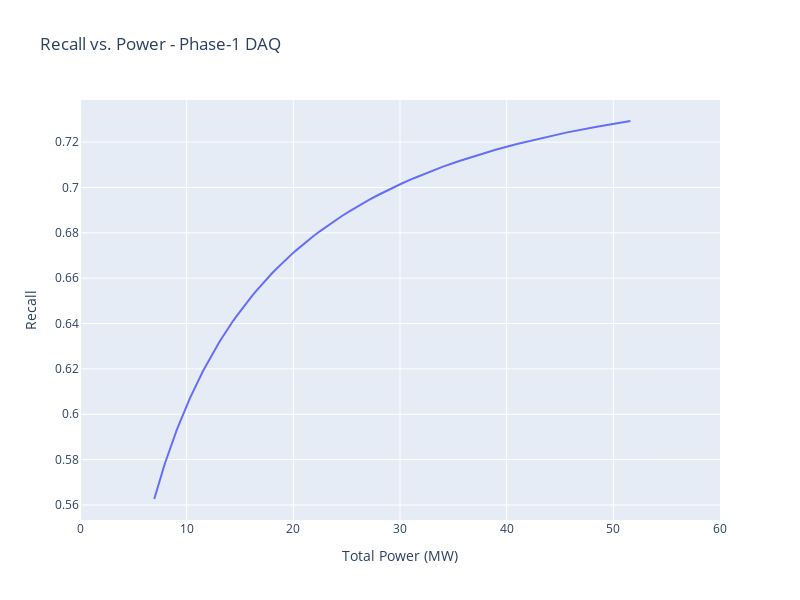

Notebook code for this chart:
### Code cell
fig = go.Figure()
fig.add_scatter(x = run5_metrics["power"] / 1e6, y = run5_metrics["recall"])
#fig.add_scatter(x = run5_gpu_metrics["power"] / 1e6, y = run5_gpu_metrics["recall"], name = "GPU")
#fig.add_scatter(x = run5_smartpx_metrics["power"] / 1e6, y = run5_smartpx_metrics["recall"], name = "GPU & Smart Pixels")

fig.update_xaxes(range=(0, 60))
fig.update_layout(
    title="Recall vs. Power - Phase-1 DAQ",
    xaxis_title="Total Power (MW)",
    yaxis_title="Recall",
    width = 800,
    height = 600,
)
